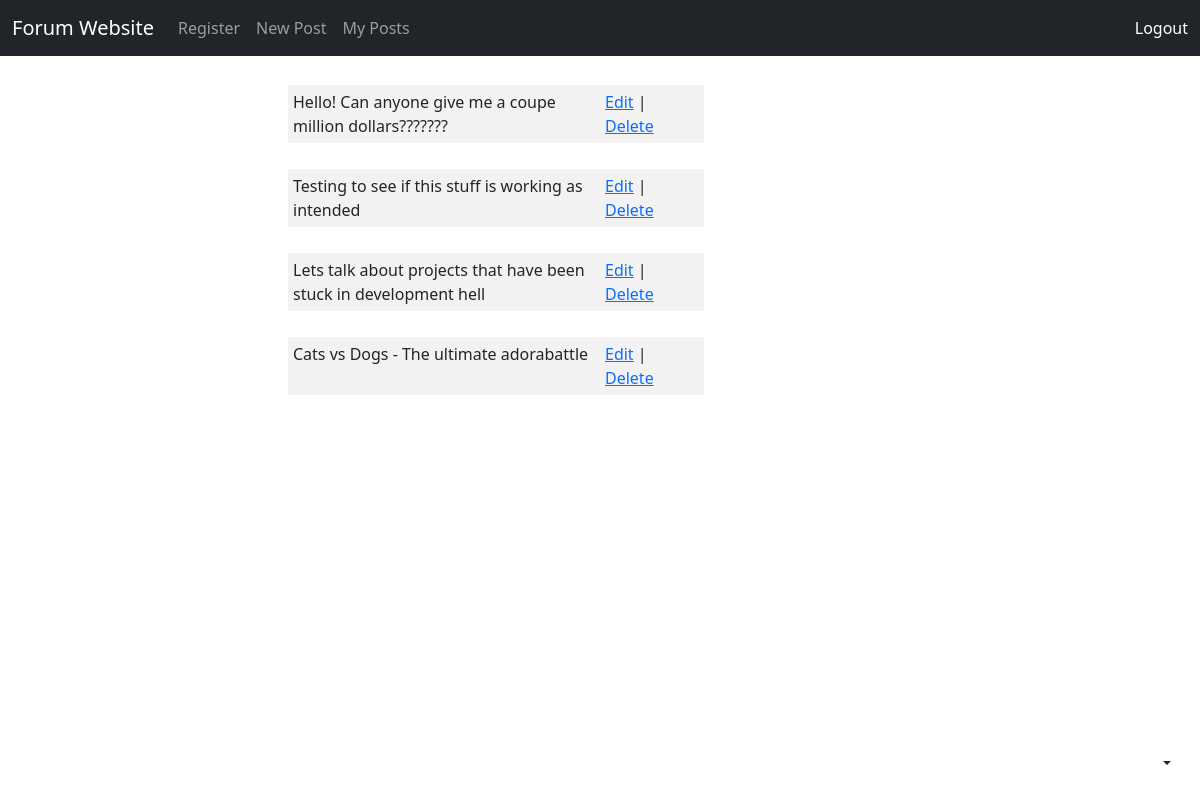
Page /my_posts (signed in) on the earlier database version.
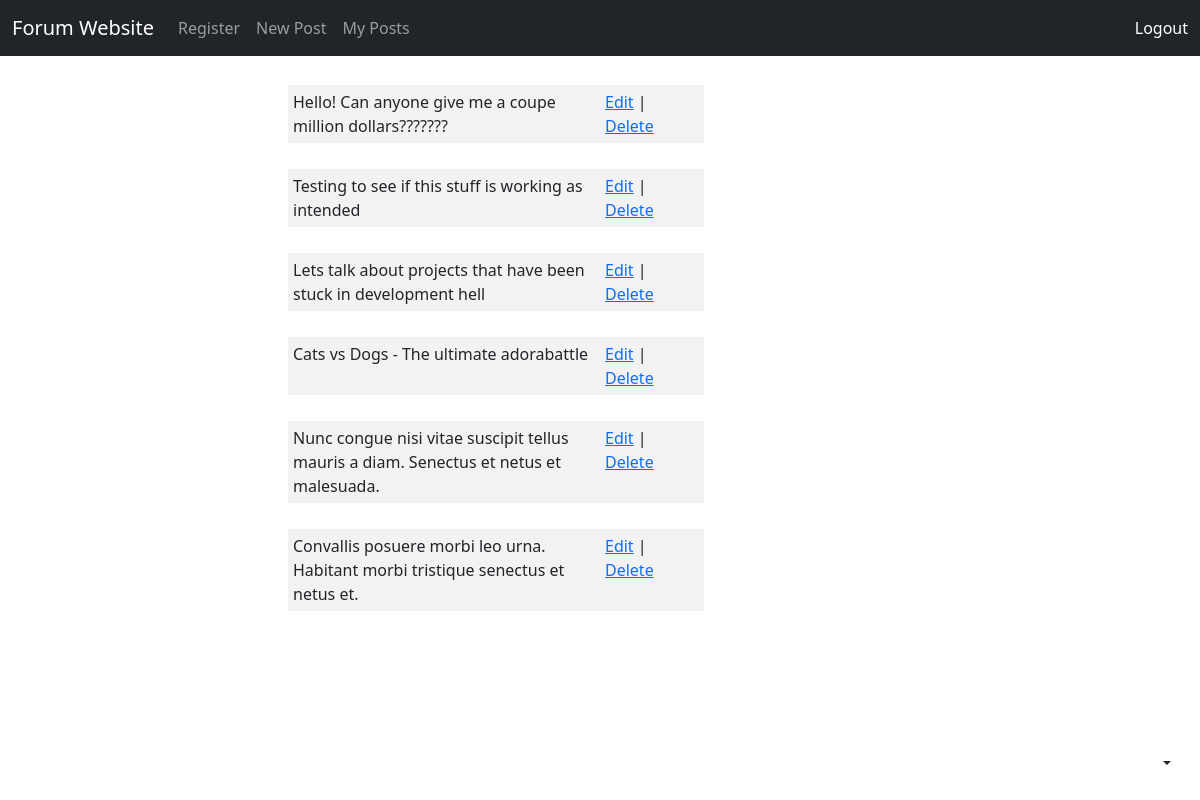
Same page on the later database version.
### main.py (models this page shows)
class Post(UserMixin, db.Model):
    __tablename__ = "posts"
    post_id = db.Column(db.Integer, primary_key=True)
    title = db.Column(db.String(50), nullable=False)
    body = db.Column(db.String(1000), nullable=False)
    date = db.Column(db.String(50), nullable=False)
    reply_count = db.Column(db.Integer, nullable=False)
    last_reply = db.Column(db.String(50), nullable=False)
    author_id = db.Column(db.String(30), db.ForeignKey('users.username'), nullable=False)

### main.py (the view)
@app.route("/my_posts")
@login_required
def my_posts():
    page_title = "My Posts"
    query = db.session.execute(db.select(Post).where(Post.author_id == current_user.username))
    posts = query.scalars().all()
    return render_template("my_posts.html", page_title=page_title, posts=posts, current_user=current_user)

### main.py (called while the page is built)
@login_manager.user_loader
def load_user(user_id):
    return db.get_or_404(User, user_id)

### templates/my_posts.html
{% include "header.html" %}
<div id="user-posts">
{% for post in posts %}
    <div class="row mb-3">
        <div class="col-md-6 themed-grid-col index-style">{{ post.title }}</div>
        <div class="col-md-2 themed-grid-col index-style"><a href="/edit/{{ post.post_id }}">Edit</a> | <a href="/delete/{{ post.post_id }}">Delete</a></div>
    </div>
{% endfor %}
</div>
</body>
</html>

Differences in the rows shown:
added Post: title "Nunc congue nisi vitae suscipit tellus mauris a diam. Senectus et netus et malesuada."
added Post: title "Convallis posuere morbi leo urna. Habitant morbi tristique senectus et netus et."
